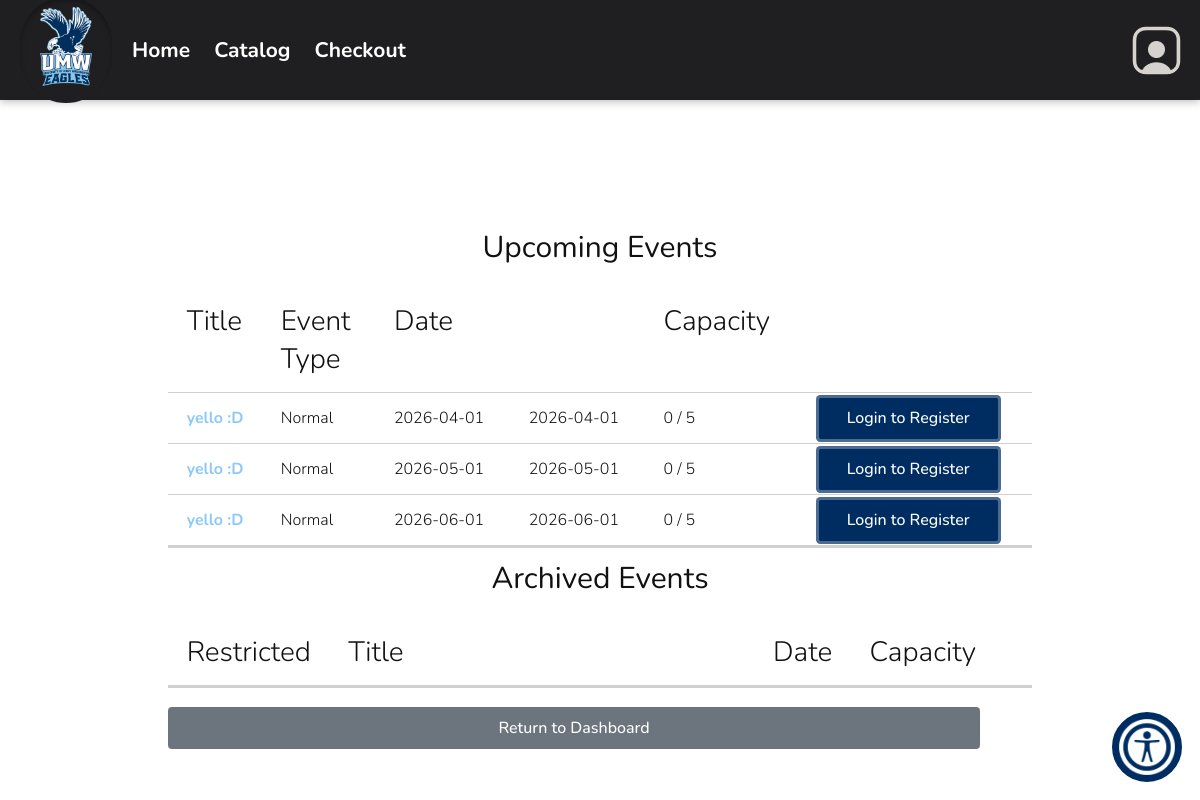
The page /viewAllEvents.php on the database its author committed.
### tables this page shows
CREATE TABLE `dbevents` (
  `id` int(11) NOT NULL,
  `name` text NOT NULL,
  `type` enum('Retreat','Normal') NOT NULL DEFAULT 'Normal',
  `startDate` char(10) NOT NULL,
  `startTime` char(5) NOT NULL,
  `endTime` char(5) NOT NULL,
  `endDate` char(10) NOT NULL,
  `description` text NOT NULL,
  `capacity` int(11) NOT NULL,
  `location` text DEFAULT NULL,
  `affiliation` int(11) DEFAULT NULL,
  `branch` int(11) DEFAULT NULL,
  `access` enum('Public','Private') NOT NULL DEFAULT 'Public',
  `completed` enum('Y','N') NOT NULL DEFAULT 'N',
  `series_id` int(11) DEFAULT NULL
);

### database/dbEvents.php (called while the page is built, shortened)
<?php
include_once(dirname(__FILE__).'/../domain/Event.php');
function fetch_event_signups($eventID) {
    $connection = connect();
    $query = "SELECT userID, notes FROM dbeventpersons WHERE eventID = '$eventID'";
    $result = mysqli_query($connection, $query);
    $signups = [];
    return $signups;
}
function make_an_event($result_row) {
    $theEvent = new Event(
                    $result_row['id'],
                    $result_row['name'],
                    type: $result_row['type'],
                    startDate: $result_row['startDate'],
                    startTime: $result_row['startTime'],
                    endTime: $result_row['endTime'],
                    endDate: $result_row['endDate'],
                    description: $result_row['description'],
                    capacity: $result_row['capacity'],
                    location: $result_row['location'],
                    affiliation: $result_row['affiliation'],
                    branch: $result_row['branch'],
                    access: $result_row['access'],
                    completed: $result_row['completed']
                );
    return $theEvent;
}
 function get_all_events_sorted_by_date_not_archived() {
    $con=connect();
    $query = "SELECT * FROM dbevents" .
            " WHERE completed = 'N'" .
            " ORDER BY startDate ASC";
    $result = mysqli_query($con,$query);
    $theEvents = array();
    while ($result_row = mysqli_fetch_assoc($result)) {
        $theEvent = make_an_event($result_row);
        $theEvents[] = $theEvent;
    }
    return $theEvents;
 }

### domain/Event.php (called while the page is built, shortened)
<?php
class Event {
    private $name;
    private $type;
    private $startDate;
    private $endDate;
    private $capacity;
    function __construct($id, $name, $type, $startDate, $startTime, $endTime, $endDate, $description, $capacity, $location, $affiliation, $branch, $access, $completed) {
        $this->name = $name;
        $this->type = $type;
        $this->startDate = $startDate;
        $this->endDate = $endDate;
        $this->capacity = $capacity;
    }
    function getName() {
        return $this->name;
    }
    function getStartDate() {
        return $this->startDate;
    }
    function getEndDate() {
        return $this->endDate;
    }
    function getCapacity() {
        return $this->capacity;
    }
    function getEventType(){
        return $this->type;
    }
}

### viewAllEvents.php (the view, shortened to what this page needs)
<?php
    $userID = null;
    include 'database/dbEvents.php';
?>
<!DOCTYPE html>
<html>
    <head>
        <?php require_once('universal.inc') ?>
        <link rel="stylesheet" href="css/event.css">
    </head>
    <body>
        <?php require_once('header.php') ?>
        <?php require_once('database/dbEvents.php');?>
        <h1>Events</h1>
        <main class="general">
            <?php
                $events = get_all_events_sorted_by_date_not_archived();
                $today = new DateTime();
                $upcomingEvents = array_filter($events, function($event) use ($today) {
                    $eventDate = new DateTime($event->getStartDate());
                    return $eventDate >= $today;
                });
                if (sizeof($upcomingEvents) > 0): ?>
                <div class="table-wrapper">
                    <h2>Upcoming Events</h2>
                    <table class="general">
                        <thead>
                            <tr>
                                <th style="width:1px"> Title</th>
                                <th style="width:1px">Event Type</th>
                                <th style="width:1px">Date</th>
                                <th style="width:1px"></th>
                                <th style="width:1px">Capacity</th>
                                <th style="width:1px"></th>
                            </tr>
                        </thead>
                        <tbody>
                            <?php
                                foreach ($upcomingEvents as $event) {
                                    $eventID = $event->getID();
                                    $title = $event->getName();
                                    $startDate = $event->getStartDate();
                                    $endDate = $event->getEndDate();
                                    $capacity = $event->getCapacity();
                                    $restricted_signup = $event->getAccess();
                                    $type = $event->getEventType();
                                    $signups = fetch_event_signups($eventID);
                                    $numSignups = count($signups);
                                    $isSignedUp = check_if_signed_up($eventID, $userID);
                                    echo "
                                    <tr data-event-id='$eventID'>
                                        <td><a href='event.php?id=$eventID' class='event-link'>$title</a></td>
                                        <td>$type</td>
                                        <td>$startDate</td>
                                        <td>$endDate</td>";
                                    if($numSignups >= $capacity) {
                                        echo "<td class='full-capacity'>Full</td>";
                                    } else {
                                        echo "<td>$numSignups / $capacity</td>";
                                    }
                                    if(isset($_SESSION['_id']) && $_SESSION['_id'] != 'guest') {
                                        if ($isSignedUp) {
                                            echo "
                                            <td>
                                            <a class='button cancel' href='viewMyUpcomingEvents.php' >Already Signed Up!</a>
                                            </td>";
                                        } elseif($numSignups >= $capacity) {
                                            echo "
                                                <td><a class='button-signup' style='background-color:#c73d06'>Sign Ups Closed!</a></td>";
                                        } else {
                                        echo "<td><a class='button-signup' href='eventSignUp.php?event_name=" . urlencode($title) . "&restricted=" . urlencode($restricted_signup) . "&id=" . urlencode($eventID) . "'>Sign Up</a></td>";
                                        }
                                    echo "</tr>"; } else {
                                        echo "
                                        <td>
                                        <a class='button-signup' href='login.php' >Login to Register</a></td>"; }
                                }
                            ?>
                        </tbody>
                    </table>
                </div>
                <div class="table-wrapper">
                    <h2>Archived Events</h2>
                    <table class="general">
                        <thead>
                            <tr>
                                <th style="width:1px">Restricted</th>
                                <th>Title</th>
                                <th style="width:1px">Date</th>
                                <th style="width:1px">Capacity</th>
                                <th style="width:1px"></th>
                            </tr>
                        </thead>
                    </table>
                </div>
                <?php else: ?>
                <p class="no-events standout">There are currently no events available to view.<a class="button add" href="addEvent.php">Create a New Event</a> </p>
            <?php endif ?>
            <a class="button cancel" href="index.php">Return to Dashboard</a>
        </main>
    </body>
</html>

### css/base.css (style rules this page uses)
html, body, header, main, footer, div, span, p, h1, h2, h3, h4, h5, h6, ul, ol, li, input, select, textarea, form, section, label, table, td, tr, th, form, fieldset, em, button, a { padding: 0; margin: 0; font-size: inherit; font-family: inherit; font-weight: inherit; text-decoration: none; font-style: normal; box-sizing: border-box; text-align: left; list-style-type: none; border-spacing: 0; }
:root { --page-background-color: #ffffff; --page-font-color: #111111; --inactive-font-color: #6b6b6b; --inactive-background-color: #f5f5f5; --standout-background: #2A435A; --happy-toast-background-color: #5D7E61; --happy-toast-font-color: rgb(255, 255, 255); --info-toast-background-color: #e8e8e8; --info-toast-font-color: #111111; --error-toast-background-color: #0067A2; --error-toast-font-color: rgb(255, 255, 255); --shadow-and-border-color: #d0d0d0; --main-color: #002D61; --accent-color: #8DC9F7; --secondary-accent-color: #8DC9F7; --wv-accent-color: #8DC9F7; --wv-accent-foreground: #111111; --wv-bg-light: #ffffff; --wv-text-dark: #111111; --wv-muted-text: #6b6b6b; --calendar-event-color: #808080; --calendar-event-color-hover: var(--accent-color); --calendar-today-border: 2px solid var(--secondary-accent-color); --button-font-color: rgb(255, 255, 255); --button-padding: 0.5rem 1.5rem; --button-border-radius: 0.25rem; --standard-border: 1px solid #002D61; --light-border: 1px solid var(--shadow-and-border-color); --text-field-border: 2px solid #d0d0d0; --cancel-button-background-color: #0067A2; --error-color: #0067A2; font-size: 18px; font-family: Quicksand; font-weight: 300; }
body { background-color: var(--page-background-color); color: white; font-family: Montserrat; }
a { color: white; }
main:not(.login):not(.calendar-view):not(.dashboard) { padding: 1rem; }
input[type=submit], button, .button, a.button-signup { color: var(--button-font-color); background-color: var(--main-color); padding: var(--button-padding); border: 3px solid rgba(255, 255, 255, 0.295); border-radius: var(--button-border-radius); font-weight: 500; width: 94%; transition: background-color .3s; cursor: pointer; text-align: center; }
h1 { font-size: 1.5rem; font-weight: 500; margin-bottom: 2rem; background-color: var(#8DC9F7); color: var(--page-background-color); width: 100%; text-align: center; padding: 1rem; }
h2 { font-size: 1.5rem; font-weight: 500; }
.button { display: inline-block; }
button.cancel, a.cancel { background-color: var(--cancel-button-background-color); color: white; }
main.general, form.general { margin: 1rem; display: flex; flex-direction: column; gap: 0.5rem; }
table.general { width: 100%; border-collapse: collapse; padding-bottom: 1rem; }
table.general th, table.general td { padding: 0.75rem 1rem; vertical-align: top; background-color: var(--page-background-color); border-bottom: 1px solid var(--shadow-and-border-color); color: var(--page-font-color); }
table.general td { text-align:left; vertical-align: middle; color: var(--page-font-color); }
@media only screen and (min-width: 1024px) { main.general, form.general { margin: 0rem 8rem 4rem 8rem; } }
a.event-link { color: var(--accent-color); font-weight: bold; }

### css/event.css (style rules this page uses)
body { background-color: var(--page-background-color); color: var(--page-font-color); font-family: Montserrat; }
table { border-bottom: 3px solid var(--shadow-and-border-color); padding: 1rem; background-color: var(--standout-background); }
td { padding: 0.25rem; white-space: nowrap; }
th { padding-top: 0.75rem; padding-left: 0.25rem; font-size: 1.5rem; color: var(--main-color) }
td:first-of-type { width: 1%; }
h1 { text-align: center; font-weight: bold; }
h2 { text-align: center; font-size: 4em; font-weight: 900; margin-bottom: 20px; }
table { width: 100%; border-collapse: collapse; font-size: 16px; }
table tr:nth-child(odd) { background-color: #f9f9f9; }
table td { padding: 12px 20px; }
.button { padding: 10px 20px; margin: 5px; border: none; border-radius: 5px; font-size: 16px; cursor: pointer; transition: background-color 0.3s; }
.button.cancel { background-color: #6c757d !important; color: #fff !important; }
html, body { margin: 0; padding: 0; height: 100%; font-family: Arial, sans-serif; display: flex; flex-direction: column; }
table { width: 60%; border-collapse: collapse; }
td { padding-left: 10px; text-align: left; vertical-align: top; }
.button { display: inline-block; padding: 10px 15px; margin: 10px 5px 0 0; color: #fff; background-color: #c9ab81; text-align: center; text-decoration: none; border-radius: 4px; }

### rows shown on the page
dbevents: name "yello :D", type "Normal", startDate "2026-04-01", endDate "2026-04-01", numSignups "0", capacity "5"
dbevents: name "yello :D", type "Normal", startDate "2026-05-01", endDate "2026-05-01", numSignups "0", capacity "5"
dbevents: name "yello :D", type "Normal", startDate "2026-06-01", endDate "2026-06-01", numSignups "0", capacity "5"
